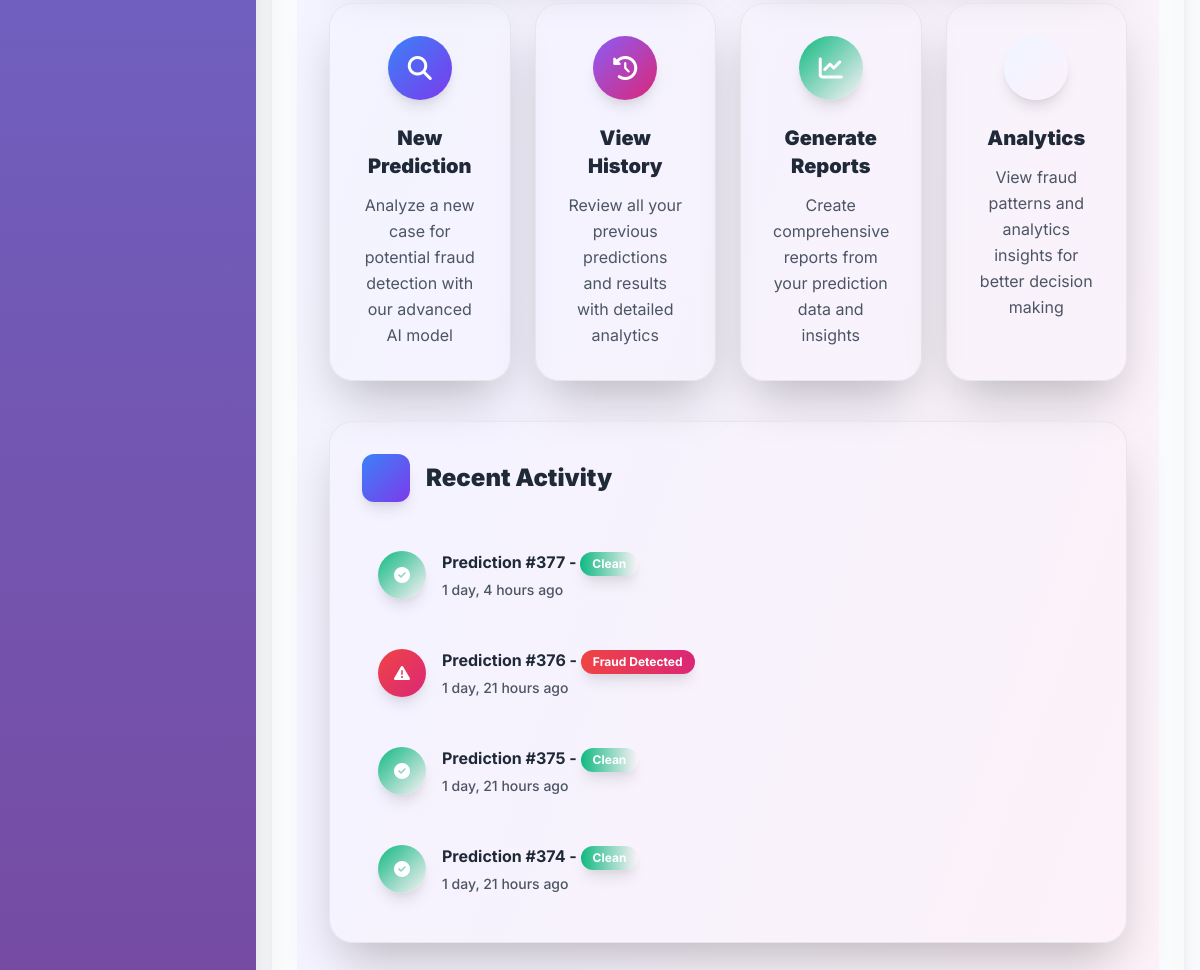
/user-dashboard/ (signed in, lower part), run on an earlier commit of the app's database.
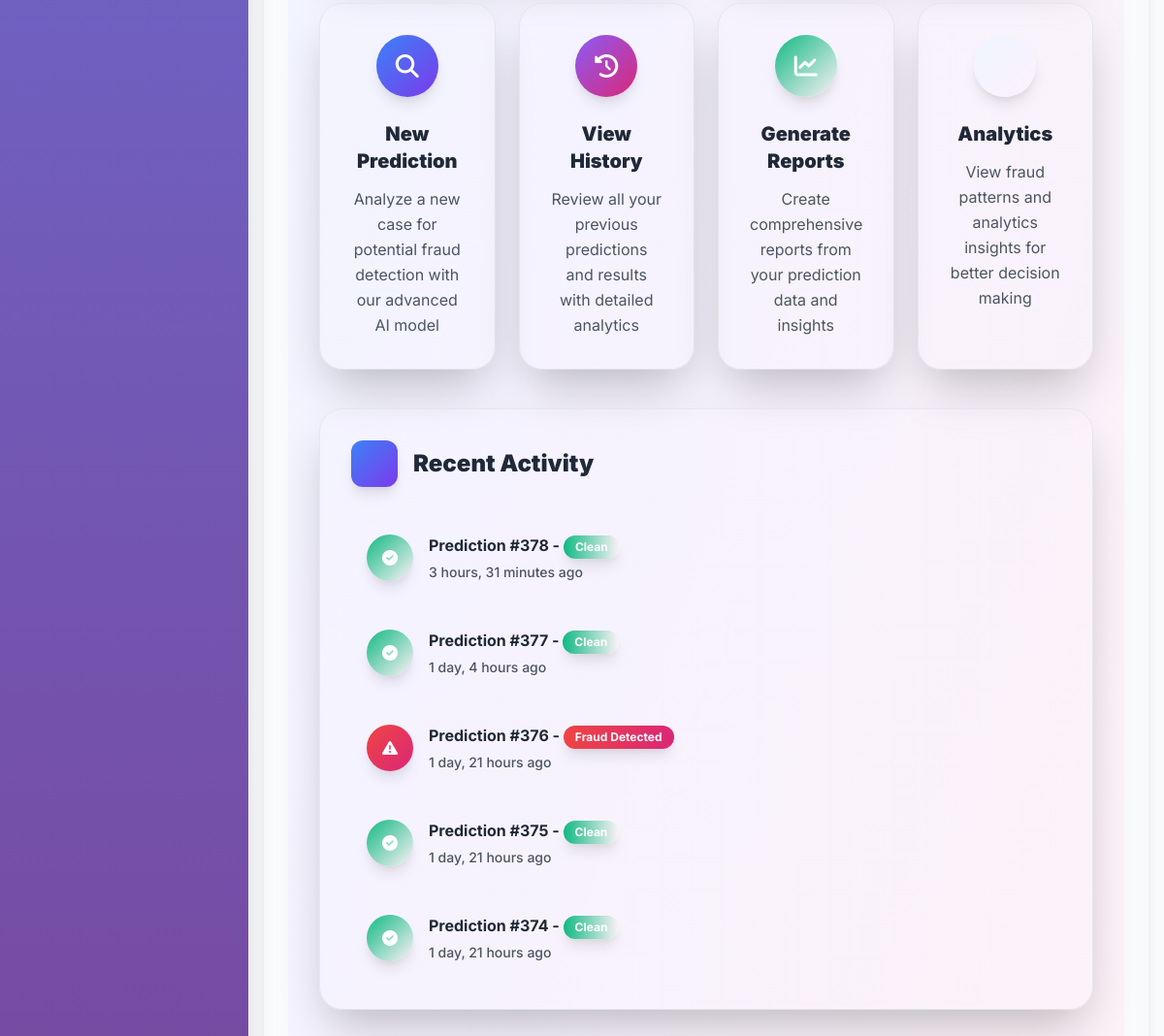
And on a later commit of the database.
### landing/models.py (models this page shows, shortened)
class Prediction(models.Model):
    user = models.ForeignKey(User, on_delete=models.CASCADE, related_name='predictions', null=True, blank=True)
    input_data = models.TextField()  # Store as JSON string
    result = models.CharField(max_length=20)
    created_at = models.DateTimeField(auto_now_add=True)
    confidence_score = models.FloatField(null=True, blank=True)
    processing_time = models.FloatField(null=True, blank=True)
    class Meta:
        ordering = ['-created_at']

### landing/views.py (the view)
# urls.py: path('user-dashboard/', user_dashboard_view, name='user_dashboard'),
@login_required
def user_dashboard_view(request):
    user = request.user
    profile, created = UserProfile.objects.get_or_create(user=user)
    user_predictions = Prediction.objects.filter(user=user)
    total_predictions = user_predictions.count()
    fraud_predictions = user_predictions.filter(result='Fraud').count()
    safe_predictions = user_predictions.filter(result='Not Fraud').count()
    accuracy_rate = 95.7  # You can calculate this based on your validation data
    recent_predictions = user_predictions.order_by('-created_at')[:10]
    recent_activities = UserActivity.objects.filter(user=user).order_by('-created_at')[:5]
    context = {
        'user': user,
        'profile': profile,
        'user_predictions': total_predictions,
        'fraud_predictions': fraud_predictions,
        'safe_predictions': safe_predictions,
        'accuracy_rate': accuracy_rate,
        'recent_predictions': recent_predictions,
        'recent_activities': recent_activities,
    }
    return render(request, 'landing/dashboard.html', context)

### landing/templates/landing/dashboard.html (shortened to what the changed rows need)
{% extends 'landing/base_with_sidebar.html' %}
{% load static %}
{% block content %}
<div class="min-h-screen bg-gradient-to-br from-blue-50 via-purple-50 to-pink-50 py-8">
    <div class="max-w-7xl mx-auto px-4 sm:px-6 lg:px-8">
        <div class="bg-white/95 backdrop-blur-xl rounded-3xl shadow-2xl p-8 border border-white/30">
            {% if recent_predictions %}
                <div class="space-y-4">
                    {% for prediction in recent_predictions %}
                    <div class="group flex items-center p-4 rounded-2xl hover:bg-blue-50 hover:shadow-lg transition-all duration-300 cursor-pointer">
                        <div class="w-12 h-12 {% if prediction.result == 'Fraud' %}bg-gradient-to-br from-red-500 to-pink-600{% else %}bg-gradient-to-br from-green-500 to-emerald-600{% endif %} rounded-full flex items-center justify-center mr-4 shadow-lg group-hover:scale-110 transition-transform duration-300">
                            {% if prediction.result == 'Fraud' %}
                                <i class="fas fa-exclamation-triangle text-white"></i>
                            {% else %}
                                <i class="fas fa-check-circle text-white"></i>
                            {% endif %}
                        </div>
                        <div class="flex-1">
                            <div class="font-bold text-gray-800 mb-1">
                                Prediction #{{ prediction.id }} -
                                <span class="inline-block px-3 py-1 rounded-full text-xs font-bold text-white {% if prediction.result == 'Fraud' %}bg-gradient-to-r from-red-500 to-pink-600{% else %}bg-gradient-to-r from-green-500 to-emerald-600{% endif %} shadow-lg">
                                    {% if prediction.result == 'Fraud' %}Fraud Detected{% else %}Clean{% endif %}
                                </span>
                            </div>
                            <div class="text-sm text-gray-600 font-medium">{{ prediction.created_at|timesince }} ago</div>
                        </div>
                    </div>
                    {% endfor %}
                </div>
            {% endif %}
        </div>
    </div>
</div>
{% endblock %}

What changed in the data, as far as the page shows it:
added Prediction: result "Not Fraud" (drawn), id "378", created_at "3 hours, 31 minutes"
